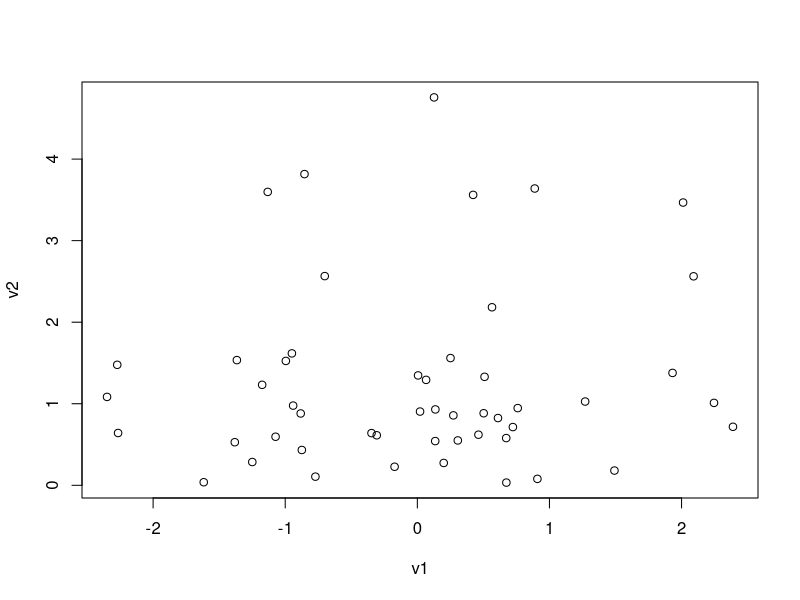
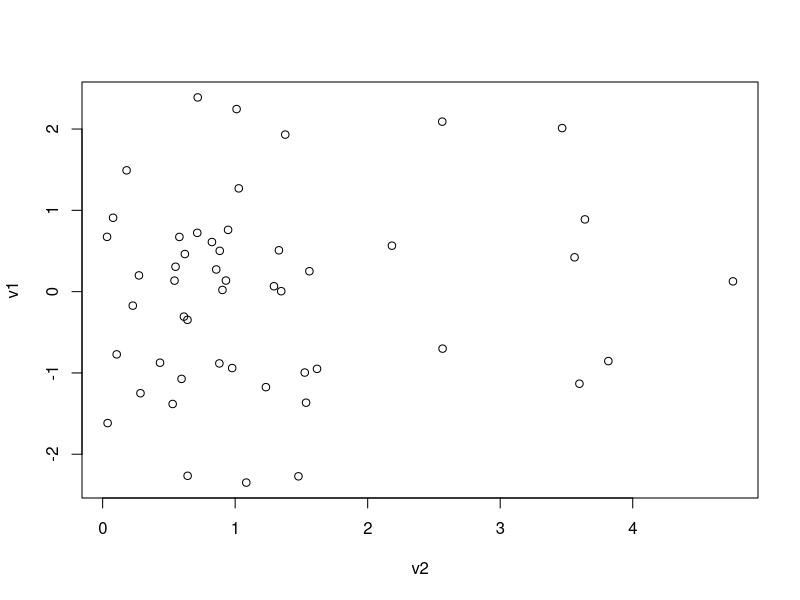
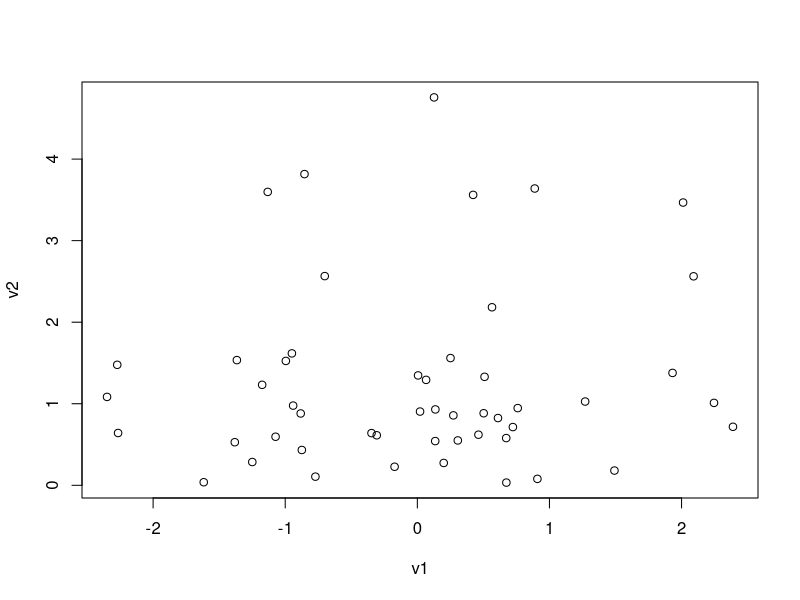
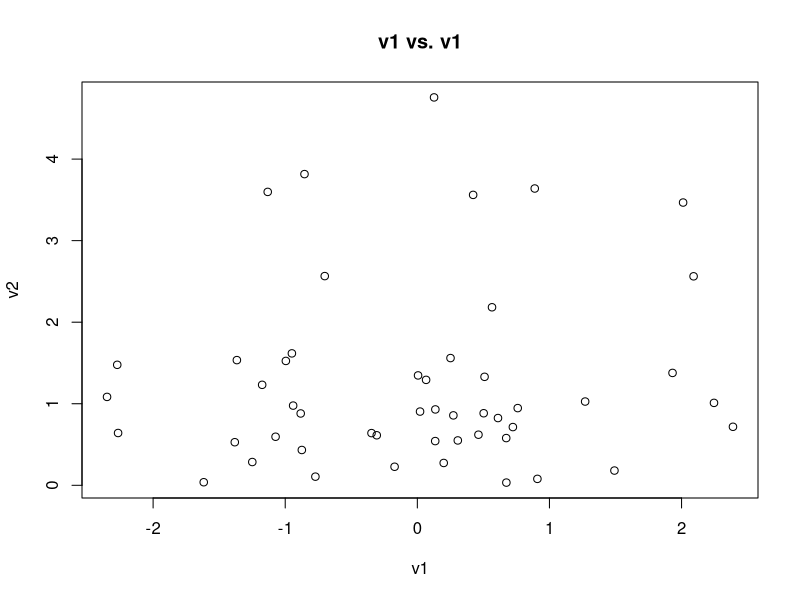
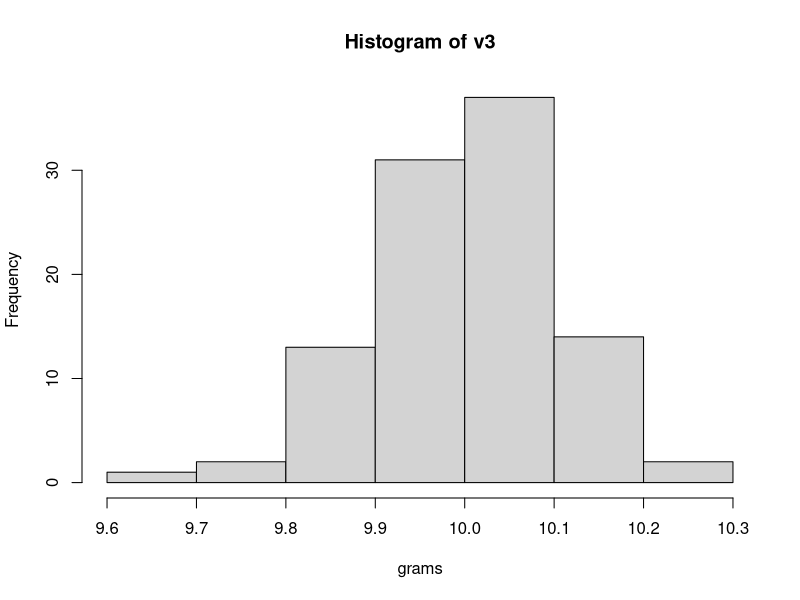

R code for these plots, in order:
## This is not very interesting
## draw from 2 distributions
## number of draws (samples)
nn <- 50
v1 <- rnorm(50)
v2 <- rexp(50)
plot(v1,v2)
plot(v2,v1)
plot(v1,v2)
plot(v1,v2,main = "v1 vs. v1")
v3 <-rnorm(100, mean=10, sd = 0.1)
hist(v3,xlab = "grams")

